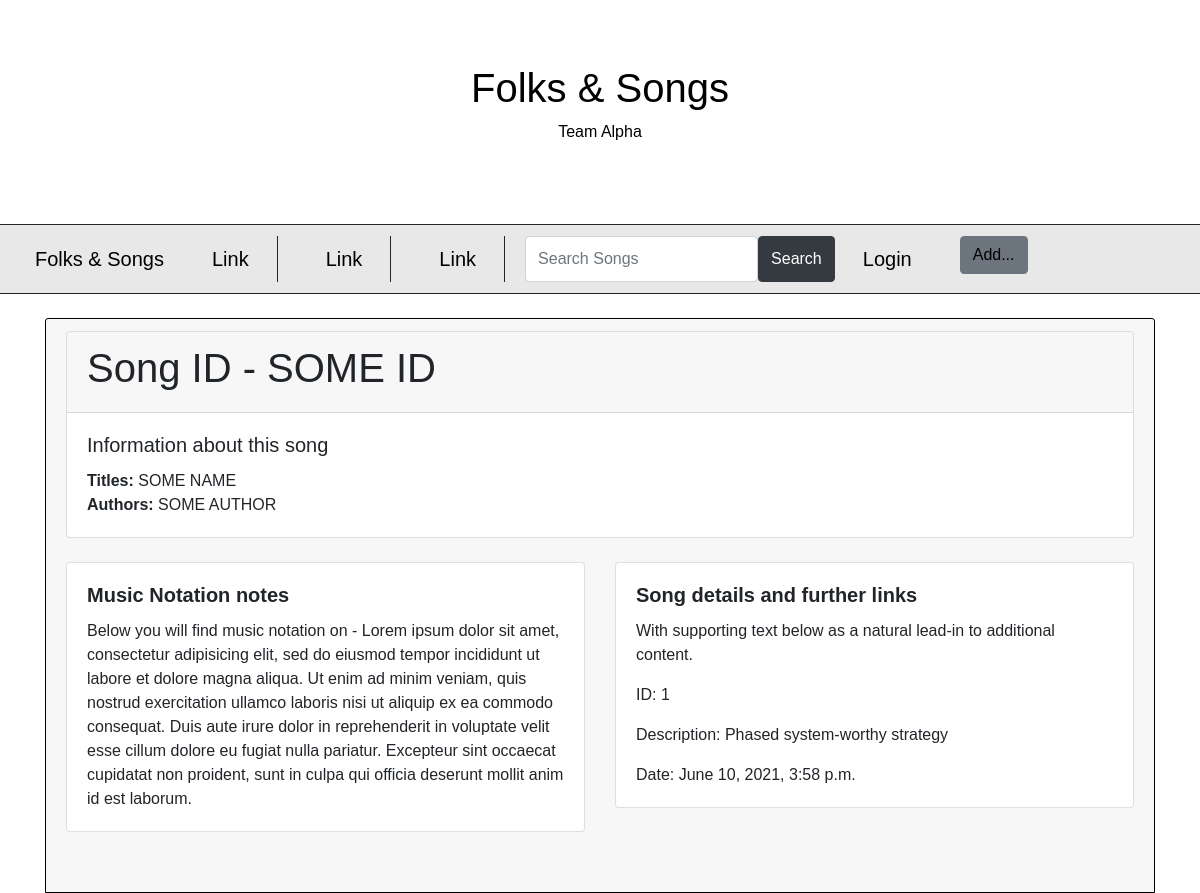
Screenshot of /song/1/ with the database file from the repository.
### folksongs/models.py (models this page shows, shortened)
class Song(models.Model):
    songID = models.CharField(max_length=30, default="SOME ID")
    songName = models.TextField()
    songAuthor = models.TextField()
    description = models.TextField()
    created_date = models.DateTimeField(auto_now_add=True)
    image = models.ImageField(upload_to='images')

### folksongs/views.py (the view)
# urls.py: path('song/<int:id>/', views.song, name="song"),
def song(request, id):
    song = get_object_or_404(Song, id=id)
    images = SongImage.objects.filter(song=song)
    return render(request, 'song.html', {'song': song, 'images': images})

### folksongs/templates/song.html (shortened to what this page needs)
{% extends 'base.html' %}
{% block content %}
{% load static %}
<div class="container">
  <div class="card-header" id="bTest">
    <div class="card">
      <div class="card-header">
       <b><h1>Song ID - {{song.songID}} </h1></b>
     </div>
     <div class="card-body">
      <h5 class="card-title">Information about this song </h5>
      <p class="card-text">
        <b>Titles: </b> {{song.songName}} <br>
        <b>Authors: </b> {{song.songAuthor}}
      </p>
    </div>
  </div>
  <br/>
  <div class="row">
    <div class="col-sm-6">
      <div class="card">
        <div class="card-body">
          <h5 class="card-title"> <b>Music Notation notes</b></h5>
          <p class="card-text">Below you will find music notation on - Lorem ipsum dolor sit amet, consectetur adipisicing elit, sed do eiusmod
            tempor incididunt ut labore et dolore magna aliqua. Ut enim ad minim veniam,
            quis nostrud exercitation ullamco laboris nisi ut aliquip ex ea commodo
            consequat. Duis aute irure dolor in reprehenderit in voluptate velit esse
            cillum dolore eu fugiat nulla pariatur. Excepteur sint occaecat cupidatat non
          proident, sunt in culpa qui officia deserunt mollit anim id est laborum.</p>
        </div>
      </div>
    </div>
    <div class="col-sm-6">
      <div class="card">
        <div class="card-body">
          <h5 class="card-title"><b>Song details and further links</b></h5>
          <p class="card-text">With supporting text below as a natural lead-in to additional content.</p>
          <p class="card-text">ID: {{song.id}}</p>
          <p class="card-text">Description: {{song.description}}</p>
          <p class="card-text">Date: {{song.created_date}}</p>
        </div>
      </div>
    </div>
  </div>
  <br/>
  <br/>
</div>
{% endblock %}

### static/style.css (style rules this page uses)
* * { box-sizing: border-box; font-family: Arial, Helvetica, sans-serif; }
#bTest { border: solid black 1px; }

### rows the page displays
Song: songID "SOME ID", songName "SOME NAME", songAuthor "SOME AUTHOR", id "1", description "Phased system-worthy strategy", created_date "June 10, 2021, 3:58 p.m."
